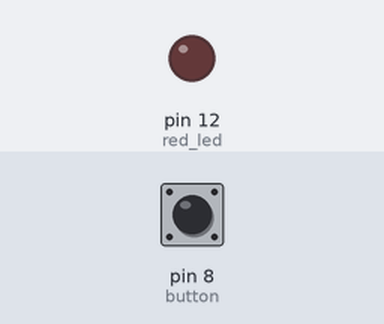
Bench run of a sketch on a simulated Arduino Uno, built with avr-gcc and run on an emulated ATmega328P. Parts: output pins drawn as LEDs (lit = HIGH). Dashed ring = blinking. The inputs (shaded band) are chosen by the test bench; at power-on: pin 8 (button) LOW.

Above: at 1.2 s.
1.3 s: pin 8 (button) pulled HIGH for 1 s
At 3.1 s:
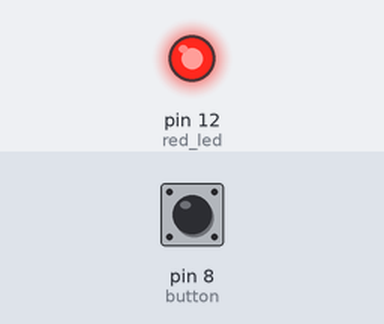
3.8 s: pin 8 (button) pulled HIGH for 0.15 s
At 4.3 s:
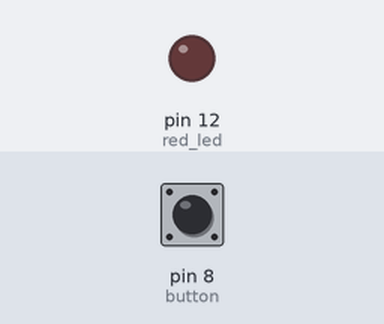
5.4 s: pin 8 (button) pulled HIGH for 3.2 s
At 5.5 s:
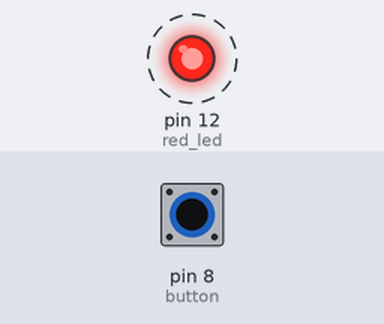
Timing chart, 0 to 9.9 s (numbered marks = the images above; inputs shaded):
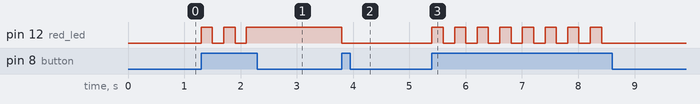

Measured:
- after the input at 1.3 s, pin 12 (red_led): alternates HIGH for 0.20 s and LOW for 0.20 s, 5 changes in all, then stays HIGH, starting at once
- after the input at 3.8 s, pin 12 (red_led): HIGH → LOW at once
- after the input at 5.4 s, pin 12 (red_led): alternates HIGH for 0.20 s and LOW for 0.20 s, 16 changes in all, then stays LOW, starting at once

The sketch:

FirstExample.ino
```cpp
//Wiring code generated from an ArduinoML model
// Application name: RedButton

long debounce = 200;
enum STATE {off, on};

STATE currentState = off;

bool buttonBounceGuard = false;
long buttonLastDebounceTime = 0;


	void setup(){
		pinMode(12, OUTPUT); // red_led [Actuator]
		pinMode(8, INPUT); // button [Sensor]
	}
	void loop() {
			switch(currentState){

				case off:
					digitalWrite(12,LOW);
		 			buttonBounceGuard = millis() - buttonLastDebounceTime > debounce;
					if( digitalRead(8) == HIGH && buttonBounceGuard) {
						buttonLastDebounceTime = millis();
						currentState = on;
					}

				break;
				case on:
					digitalWrite(12,HIGH);
		 			buttonBounceGuard = millis() - buttonLastDebounceTime > debounce;
					if( digitalRead(8) == HIGH && buttonBounceGuard) {
						buttonLastDebounceTime = millis();
						currentState = off;
					}

				break;
		}
	}
```
